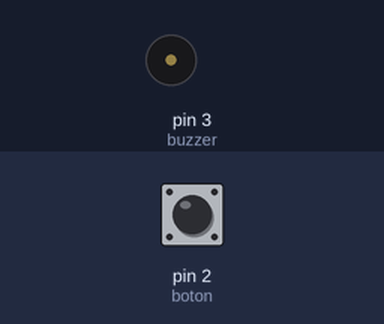
Simulated run of this sketch. Board: Arduino Uno, built with avr-gcc and run on an emulated ATmega328P. Shown: buzzer (waves = sounding, pin HIGH). Inputs (shaded band) come from the test bench; at power-on: pin 2 (boton) HIGH.

Above: at 1.2 s.
1.3 s: pin 2 (boton) pulled LOW for 1 s
At 1.4 s:
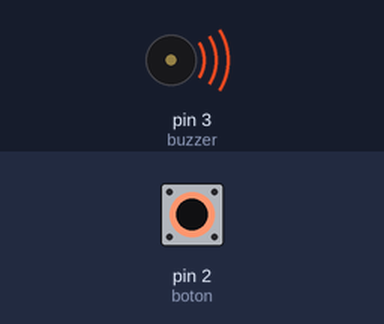
4.3 s: pin 2 (boton) pulled LOW for 3.2 s
At 7.9 s:
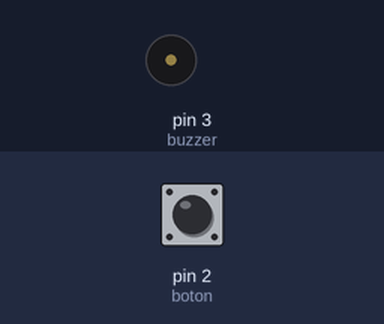
Timing chart, 0 to 9.4 s (numbered marks = the images above; inputs shaded):
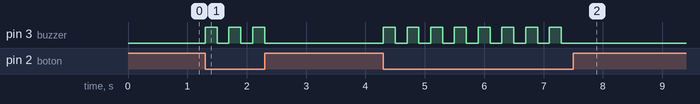

Measured:
- after the input at 1.3 s, pin 3 (buzzer): alternates HIGH for 0.20 s and LOW for 0.20 s, 6 changes in all, then stays LOW, starting at once
- after the input at 4.3 s, pin 3 (buzzer): alternates HIGH for 0.20 s and LOW for 0.20 s, 16 changes in all, then stays LOW, starting at once

The sketch:

1-f.ino
```cpp
#define buzzer 3
#define boton 2


void setup()
{
  pinMode(boton , INPUT);
  pinMode (buzzer, OUTPUT);
}

void loop()
{
int estado = digitalRead(boton);

  if (estado==0 ){
    digitalWrite (buzzer,HIGH);
    delay(200);
    digitalWrite (buzzer, LOW);
    delay(200);
  }
}
```
